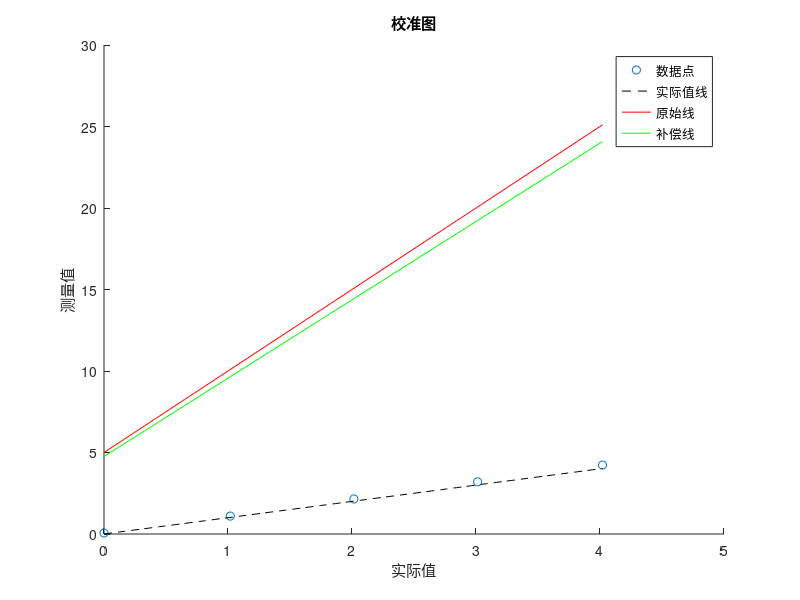

The MATLAB source for this figure:
% MATLAB脚本用于线性补偿，处理测量值和实际值对，更新斜率和偏移，并绘制结果

% 输入原始斜率和偏移
original_slope = input('请输入原始斜率: ');
original_offset = input('请输入原始偏移: ');

% 定义实际值和测量值
x = [0,    1.0183, 2.015, 3.013  , 4.02 ];%IN 实际
y = [0.06, 1.1000, 2.15 , 3.200  , 4.23 ];%IN 测量
%x = [41.12, 36.13 , 31.41, 26.45 , 21.41 , 0    ];%AB 实际
%y = [39.43, 34.38 , 29.70, 24.97 , 19.91 , -1.79];%AB 测量
%x = [40.09, 0,     -40.15];
%y = [39.82, -0.66, -41.84];

% 检查是否至少有两个数据对
if length(x) < 2
    disp('需要至少两个数据对进行拟合。');
    return;
end

% 计算i
i = (y - original_offset) ./ original_slope;

% 线性回归：x = m*i + b
p = polyfit(i, x, 1);
m = p(1);
b = p(2);

% 输出更新后的斜率和偏移
disp(['更新后的斜率: ', num2str(m)]);
disp(['更新后的偏移: ', num2str(b)]);

% 绘制图形
x_range = linspace(min(x), max(x), 100);
figure;
hold on;
scatter(x, y, 'o');
plot(x_range, x_range, 'k--');
plot(x_range, original_slope * x_range + original_offset, 'r');
plot(x_range, m * x_range + b, 'g');
hold off;
title('校准图');
xlabel('实际值');
ylabel('测量值');
legend('数据点', '实际值线', '原始线', '补偿线');
